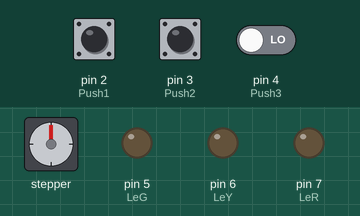
Simulated run of this sketch. Board: Arduino Uno, built with avr-gcc and run on an emulated ATmega328P. Shown: stepper motor, output pins drawn as LEDs (lit = HIGH). Wiring (inferred from the names in the program): stepper motor (2048 steps per turn assumed): coils pin 8, pin 9, pin 10, pin 11. The test bench sets the inputs (shaded band); at power-on: pin 2 (Push1) LOW, pin 3 (Push2) LOW, pin 4 (Push3) LOW. Pins used as bus, display or sensor lines are not drawn.

Above: at 1.2 s.
1.3 s: pin 2 (Push1) pulled HIGH for 3.2 s
At 2.5 s:
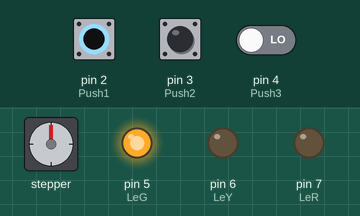
6.8 s: pin 3 (Push2) pulled HIGH for 0.15 s
At 7.6 s:
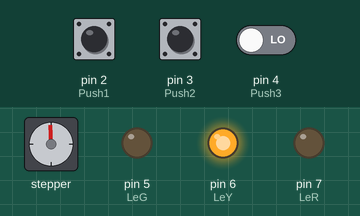
9.3 s: pin 3 (Push2) pulled HIGH for 3.2 s
At 14.1 s:
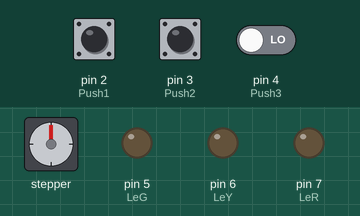
14.8 s: pin 2 (Push1) driven HIGH and pin 4 (Push3) driven HIGH
At 15.2 s:
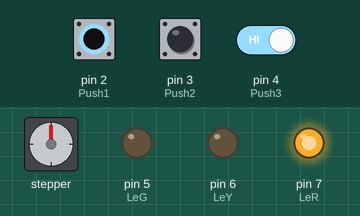
17.8 s: pin 4 (Push3) driven LOW
At 18.4 s:
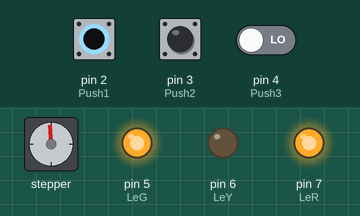
20.8 s: pin 3 (Push2) pulled HIGH for 1 s
At 34.2 s:
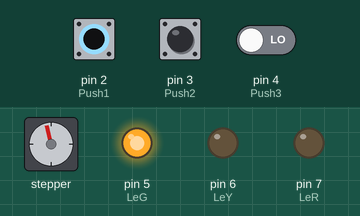
Timing chart, 0 to 47.8 s (numbered marks = the images above; inputs shaded):
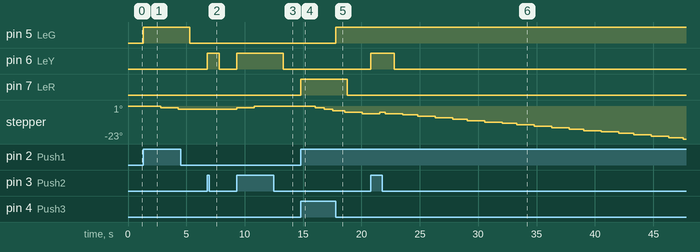

The sketch:

Tarea_Motor.ino
```cpp
/*
 * Fundacion Kinal
 * Centro educativo tecnico laboral Kinal
 * Electronica
 * Grado: Quinto
 * Sección: A
 * Curso: Taller de electronica digital y reparación de computadoras I
 * Nombre: Jared Hernan Ruiz Anleu
 * Carnet: 2022011
 * Tarea Motor Stepper
*/

#define Push1 2
#define Push2 3
#define Push3 4

#define LeG 5
#define LeY 6
#define LeR 7

#define vel1 8
#define vel2 9
#define vel3 10
#define vel4 11

void Primer_fun();
void Segunda_fun();
void Tercera_fun();
void Cuarta_fun();

void setup() {

    Serial.begin(9600);

    pinMode(LeG, OUTPUT);
    pinMode(LeY, OUTPUT);
    pinMode(LeR, OUTPUT);

    pinMode(Push1, INPUT);
    pinMode(Push2, INPUT);
    pinMode(Push3, INPUT);

    pinMode(vel1, OUTPUT);
    pinMode(vel2, OUTPUT);
    pinMode(vel3, OUTPUT);
    pinMode(vel4, OUTPUT);

}

void loop() {

 Primer_fun();
 Segunda_fun();
 Tercera_fun();
 Cuarta_fun();

}

void Primer_fun() {
  int est1 = digitalRead(Push1);
  int est3 = digitalRead(Push3);
  if (est1 == HIGH && est3 == LOW ) {
    digitalWrite(LeG, HIGH);

    digitalWrite(vel1, LOW);
    digitalWrite(vel2, LOW);
    digitalWrite(vel3, LOW);
    digitalWrite(vel4, HIGH);
    delay(250);

    digitalWrite(vel1, LOW);
    digitalWrite(vel2, LOW);
    digitalWrite(vel3, HIGH);
    digitalWrite(vel4, LOW);
    delay(250);

    digitalWrite(vel1, LOW);
    digitalWrite(vel2, HIGH);
    digitalWrite(vel3, LOW);
    digitalWrite(vel4, LOW);
    delay(250);

    digitalWrite(vel1, HIGH);
    digitalWrite(vel2, LOW);
    digitalWrite(vel3, LOW);
    digitalWrite(vel4, LOW);
    delay(250);
  }
  else {
    digitalWrite(LeG, LOW);

    digitalWrite(vel1, LOW);
    digitalWrite(vel2, LOW);
    digitalWrite(vel3, LOW);
    digitalWrite(vel4, LOW);
  }
}

void Segunda_fun() {
  int est2 = digitalRead(Push2);
  int est3 = digitalRead(Push3);
  if (est2 == HIGH && est3 == LOW) {
    digitalWrite(LeY, HIGH);

    digitalWrite(vel1, HIGH);
    digitalWrite(vel2, LOW);
    digitalWrite(vel3, LOW);
    digitalWrite(vel4, LOW);
    delay(250);

    digitalWrite(vel1, LOW);
    digitalWrite(vel2, HIGH);
    digitalWrite(vel3, LOW);
    digitalWrite(vel4, LOW);
    delay(250);

    digitalWrite(vel1, LOW);
    digitalWrite(vel2, LOW);
    digitalWrite(vel3, HIGH);
    digitalWrite(vel4, LOW);
    delay(250);

    digitalWrite(vel1, LOW);
    digitalWrite(vel2, LOW);
    digitalWrite(vel3, LOW);
    digitalWrite(vel4, HIGH);
    delay(250);
  }
  else {
    digitalWrite(LeY, LOW);

    digitalWrite(vel1, LOW);
    digitalWrite(vel2, LOW);
    digitalWrite(vel3, LOW);
    digitalWrite(vel4, LOW);
  }
}

void Tercera_fun() {
  int est1 = digitalRead(Push1);
  int est2 = digitalRead(Push2);
  int est3 = digitalRead(Push3);

  if (est3 && est2 == HIGH) {
    digitalWrite(LeR, HIGH);
    digitalWrite(LeY, LOW);

    digitalWrite(vel1, HIGH);
    digitalWrite(vel2, LOW);
    digitalWrite(vel3, LOW);
    digitalWrite(vel4, LOW);
    delay(125);

    digitalWrite(vel1, LOW);
    digitalWrite(vel2, HIGH);
    digitalWrite(vel3, LOW);
    digitalWrite(vel4, LOW);
    delay(125);

    digitalWrite(vel1, LOW);
    digitalWrite(vel2, LOW);
    digitalWrite(vel3, HIGH);
    digitalWrite(vel4, LOW);
    delay(125);

    digitalWrite(vel1, LOW);
    digitalWrite(vel2, LOW);
    digitalWrite(vel3, LOW);
    digitalWrite(vel4, HIGH);
    delay(125);
  }
  else {
    digitalWrite(LeR, LOW);

    digitalWrite(vel1, LOW);
    digitalWrite(vel2, LOW);
    digitalWrite(vel3, LOW);
    digitalWrite(vel4, LOW);
  }
}

void Cuarta_fun() {
  int est1 = digitalRead(Push1);
  int est2 = digitalRead(Push2);
  int est3 = digitalRead(Push3);

  if (est3 && est1 == HIGH) {
    digitalWrite(LeR, HIGH);
    digitalWrite(LeG, LOW);

    digitalWrite(vel1, LOW);
    digitalWrite(vel2, LOW);
    digitalWrite(vel3, LOW);
    digitalWrite(vel4, HIGH);
    delay(125);

    digitalWrite(vel1, LOW);
    digitalWrite(vel2, LOW);
    digitalWrite(vel3, HIGH);
    digitalWrite(vel4, LOW);
    delay(125);

    digitalWrite(vel1, LOW);
    digitalWrite(vel2, HIGH);
    digitalWrite(vel3, LOW);
    digitalWrite(vel4, LOW);
    delay(125);

    digitalWrite(vel1, HIGH);
    digitalWrite(vel2, LOW);
    digitalWrite(vel3, LOW);
    digitalWrite(vel4, LOW);
    delay(125);
  }
  else {
    digitalWrite(LeR, LOW);

    digitalWrite(vel1, LOW);
    digitalWrite(vel2, LOW);
    digitalWrite(vel3, LOW);
    digitalWrite(vel4, LOW);
  }
}
```

Measured:
- after the input at 1.3 s, pin 5 (LeG): LOW → HIGH at once, → LOW 4.0 s later; stepper: goes -1° 1.5 s, then -2°, starting after 1.5 s
- after the input at 6.8 s, pin 6 (LeY): LOW → HIGH at once, → LOW 1.0 s later
- after the input at 9.3 s, pin 6 (LeY): LOW → HIGH at once, → LOW 4.0 s later; stepper: goes -1° 1.5 s, then 0°, starting at once
- after the input at 17.8 s, pin 5 (LeG): LOW → HIGH at once; pin 7 (LeR): HIGH → LOW after 1.0 s
- after the input at 20.8 s, pin 6 (LeY): LOW → HIGH at once, → LOW 2.0 s later
